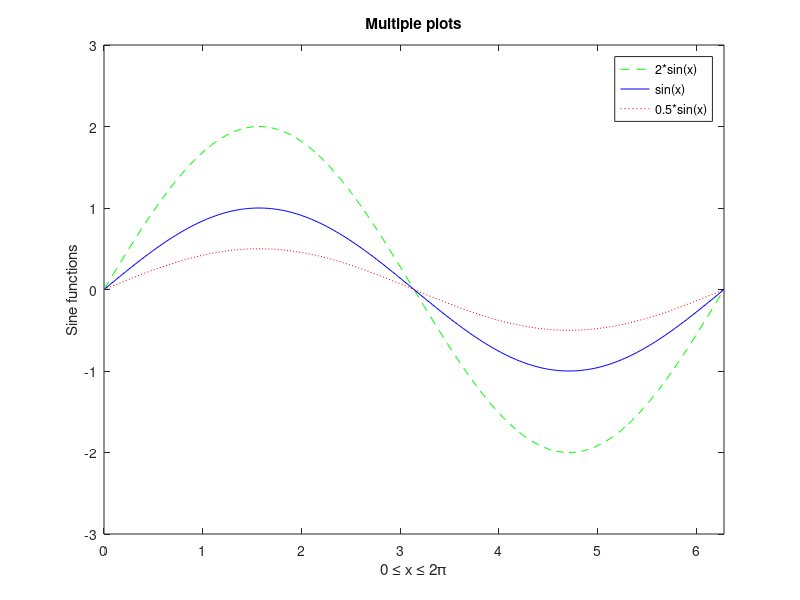
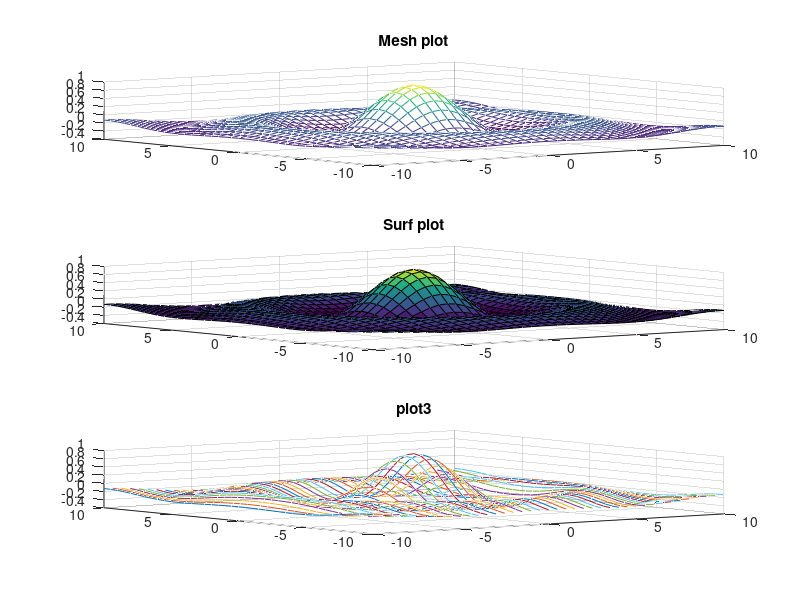

The MATLAB source for these figures, in order: (Note: this script raises an error after producing the figures.)
clc, clear all, close all

%% Give it a try (1)


x = 1/(2^2 + sqrt(3)) + 4/5;

y = sin(pi) + exp(1i* pi);

%%  Give it a try (2)

clear all

x = linspace(0,2*pi, 201);  % x = 0 : pi/100: 2*pi
y1 = 2 * sin(x);
y2 = sin(x);
y3 = 0.5 * sin(x);
figure
plot(x, y1, 'g--', x,y2, 'b-', x, y3, 'r:')
xlabel('0 \leq x \leq 2\pi')
ylabel('Sine functions')
legend('2*sin(x)', 'sin(x)', '0.5*sin(x)')
title('Multiple plots')
axis([0 2*pi -3 3])


%%  Give it a try (3)
clear all

[X, Y] = meshgrid(-10: .5 : 10);
R = sqrt(X.^2 + Y.^2)+ eps ;
Z = sin(R)./R;
figure
subplot(3,1,1)
mesh(X,Y, Z)
title('Mesh plot')
subplot(3,1,2)
surf(X,Y, Z)
title('Surf plot')
subplot(3,1,3)
plot3(X,Y, Z)
title('plot3')
grid on


%%   Give it a try (4)
clear all

A = magic(4)  %rand(4,4)
A([1,4], 3) = 0 



%%   Give it a try (5)
clear all 

A = [ 1 2 3; 4 5 6; 7 8 0];
b = [1; 1; 1];
x = inv(A)*b   % x = A\b   % using backslash operator



%%   Give it a try (6)

clear all
sym x;
x = factorial(32)-exp(100);
x_5 = vpa(x,5)
x_50 = vpa(x,50)   % x_50 = vpa('factorial(32)-exp(100)',50)

%%  Give it a try (7)

clear all
% sym x 
figure
subplot(1,2,1)
ezplot('sin(x)/x',[-4*pi 4*pi]);
title('ezplot')
grid on 
subplot(1,2,2)
fplot(@(y) sin(y)./y,'-*')
title('fplot')
axis([-4*pi 4*pi -.3 1.1 ])
grid on


%%  Give-it-a-try (8)

% Reads in a grade and writes out if the student passes or fails

grade = input('Enter your grade:\n');
if grade >= 50
    fprintf('Congraulations, you passed!')
else
    fprintf('I am sorry, You faild!')
end


%%  Give-it-a-try (9)
clear all

% This program evaluates the sum of the elements of a  m \times n 
% matrix

% read the size of the matrix
m = input('Enter the number of rows \n');
n = input('Enter the number of coumns \n');

% generate the random-valued matrix

A = rand(m,n);

% initialize the sum
sum = 0; 

% loops
for i = 1:m
    for j = 1:n
        sum = sum + A(i,j);
    end
end

fprintf('The total sum is %g\n',sum)


